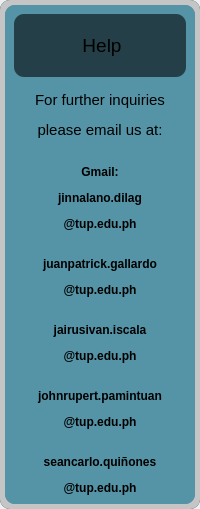
                  <widget class="QWidget" name="page_3">
                   <layout class="QVBoxLayout" name="verticalLayout_5">
                    <property name="spacing">
                     <number>0</number>
                    </property>
                    <property name="leftMargin">
                     <number>0</number>
                    </property>
                    <property name="topMargin">
                     <number>0</number>
                    </property>
                    <property name="rightMargin">
                     <number>0</number>
                    </property>
                    <property name="bottomMargin">
                     <number>0</number>
                    </property>
                    <item>
                     <widget class="QWidget" name="widget_9" native="true">
                      <property name="styleSheet">
                       <string notr="true">#widget_9{
	background-color: rgb(0, 52, 76);
	border-radius: 10px;
}</string>
                      </property>
                      <layout class="QVBoxLayout" name="verticalLayout_53">
                       <property name="spacing">
                        <number>0</number>
                       </property>
                       <property name="leftMargin">
                        <number>0</number>
                       </property>
                       <property name="topMargin">
                        <number>0</number>
                       </property>
                       <property name="rightMargin">
                        <number>0</number>
                       </property>
                       <property name="bottomMargin">
                        <number>0</number>
                       </property>
                       <item>
                        <widget class="QFrame" name="frame_41">
                         <property name="styleSheet">
                          <string notr="true">background-color: rgb(197, 197, 197);
border-radius:10px;</string>
                         </property>
                         <property name="frameShape">
                          <enum>QFrame::StyledPanel</enum>
                         </property>
                         <property name="frameShadow">
                          <enum>QFrame::Raised</enum>
                         </property>
                         <layout class="QVBoxLayout" name="verticalLayout_55">
                          <property name="spacing">
                           <number>0</number>
                          </property>
                          <property name="leftMargin">
                           <number>5</number>
                          </property>
                          <property name="topMargin">
                           <number>5</number>
                          </property>
                          <property name="rightMargin">
                           <number>5</number>
                          </property>
                          <property name="bottomMargin">
                           <number>5</number>
                          </property>
                          <item>
                           <widget class="QFrame" name="frame_42">
                            <property name="styleSheet">
                             <string notr="true">background-color: rgb(84, 148, 166);</string>
                            </property>
                            <property name="frameShape">
                             <enum>QFrame::StyledPanel</enum>
                            </property>
                            <property name="frameShadow">
                             <enum>QFrame::Raised</enum>
                            </property>
                            <layout class="QVBoxLayout" name="verticalLayout_56">
                             <property name="spacing">
                              <number>0</number>
                             </property>
                             <property name="leftMargin">
                              <number>0</number>
                             </property>
                             <property name="topMargin">
                              <number>0</number>
                             </property>
                             <property name="rightMargin">
                              <number>0</number>
                             </property>
                             <property name="bottomMargin">
                              <number>0</number>
                             </property>
                             <item>
                              <widget class="QFrame" name="frame_43">
                               <property name="frameShape">
                                <enum>QFrame::StyledPanel</enum>
                               </property>
                               <property name="frameShadow">
                                <enum>QFrame::Raised</enum>
                               </property>
                               <layout class="QVBoxLayout" name="verticalLayout_58">
                                <item alignment="Qt::AlignTop">
                                 <widget class="QFrame" name="frame_45">
                                  <property name="frameShape">
                                   <enum>QFrame::StyledPanel</enum>
                                  </property>
                                  <property name="frameShadow">
                                   <enum>QFrame::Raised</enum>
                                  </property>
                                  <layout class="QVBoxLayout" name="verticalLayout_59">
                                   <property name="spacing">
                                    <number>0</number>
                                   </property>
                                   <property name="leftMargin">
                                    <number>0</number>
                                   </property>
                                   <property name="topMargin">
                                    <number>0</number>
                                   </property>
                                   <property name="rightMargin">
                                    <number>0</number>
                                   </property>
                                   <property name="bottomMargin">
                                    <number>0</number>
                                   </property>
                                   <item>
                                    <widget class="QLabel" name="label_8">
                                     <property name="font">
                                      <font>
                                       <pointsize>13</pointsize>
                                      </font>
                                     </property>
                                     <property name="styleSheet">
                                      <string notr="true">background-color: rgb(36, 63, 71);
	padding-top: 20px;
	padding-bottom: 20px;</string>
                                     </property>
                                     <property name="text">
                                      <string>&lt;html&gt;&lt;head/&gt;&lt;body&gt;&lt;p align=&quot;center&quot;&gt;&lt;span style=&quot; font-size:14pt;&quot;&gt;Help&lt;/span&gt;&lt;/p&gt;&lt;/body&gt;&lt;/html&gt;</string>
                                     </property>
                                     <property name="textFormat">
                                      <enum>Qt::RichText</enum>
                                     </property>
                                    </widget>
                                   </item>
                                   <item>
                                    <widget class="QLabel" name="label_43">
                                     <property name="styleSheet">
                                      <string notr="true">color: rgb(0, 0, 0);</string>
                                     </property>
                                     <property name="text">
                                      <string>&lt;html&gt;&lt;head/&gt;&lt;body&gt;&lt;p align=&quot;center&quot;&gt;&lt;br/&gt;&lt;span style=&quot; font-size:11pt;&quot;&gt;For further inquiries&lt;/span&gt;&lt;/p&gt;&lt;p align=&quot;center&quot;&gt;&lt;span style=&quot; font-size:11pt;&quot;&gt;please email us at:&lt;/span&gt;&lt;/p&gt;&lt;p align=&quot;center&quot;&gt;&lt;br/&gt;&lt;span style=&quot; font-size:9pt; font-weight:600;&quot;&gt;Gmail:&lt;/span&gt;&lt;/p&gt;&lt;p align=&quot;center&quot;&gt;&lt;span style=&quot; font-size:9pt; font-weight:600;&quot;&gt;jinnalano.dilag&lt;/span&gt;&lt;/p&gt;&lt;p align=&quot;center&quot;&gt;&lt;span style=&quot; font-size:9pt; font-weight:600;&quot;&gt;@tup.edu.ph&lt;/span&gt;&lt;/p&gt;&lt;p align=&quot;center&quot;&gt;&lt;span style=&quot; font-size:9pt;&quot;&gt;&lt;br/&gt;&lt;/span&gt;&lt;span style=&quot; font-size:9pt; font-weight:600;&quot;&gt;juanpatrick.gallardo&lt;/span&gt;&lt;/p&gt;&lt;p align=&quot;center&quot;&gt;&lt;span style=&quot; font-size:9pt; font-weight:600;&quot;&gt;@tup.edu.ph&lt;/span&gt;&lt;/p&gt;&lt;p align=&quot;center&quot;&gt;&lt;span style=&quot; font-size:9pt;&quot;&gt;&lt;br/&gt;&lt;/span&gt;&lt;span style=&quot; font-size:9pt; font-weight:600;&quot;&gt;jairusivan.iscala&lt;/span&gt;&lt;/p&gt;&lt;p align=&quot;center&quot;&gt;&lt;span style=&quot; font-size:9pt; font-weight:600;&quot;&gt;@tup.edu.ph&lt;/span&gt;&lt;/p&gt;&lt;p align=&quot;center&quot;&gt;&lt;span style=&quot; font-size:9pt;&quot;&gt;&lt;br/&gt;&lt;/span&gt;&lt;span style=&quot; font-size:9pt; font-weight:600;&quot;&gt;johnrupert.pamintuan&lt;/span&gt;&lt;/p&gt;&lt;p align=&quot;center&quot;&gt;&lt;span style=&quot; font-size:9pt; font-weight:600;&quot;&gt;@tup.edu.ph&lt;/span&gt;&lt;/p&gt;&lt;p align=&quot;center&quot;&gt;&lt;span style=&quot; font-size:9pt;&quot;&gt;&lt;br/&gt;&lt;/span&gt;&lt;span style=&quot; font-size:9pt; font-weight:600;&quot;&gt;seancarlo.quiñones&lt;/span&gt;&lt;/p&gt;&lt;p align=&quot;center&quot;&gt;&lt;span style=&quot; font-size:9pt; font-weight:600;&quot;&gt;@tup.edu.ph&lt;/span&gt;&lt;/p&gt;&lt;/body&gt;&lt;/html&gt;</string>
                                     </property>
                                     <property name="textFormat">
                                      <enum>Qt::RichText</enum>
                                     </property>
                                    </widget>
                                   </item>
                                  </layout>
                                 </widget>
                                </item>
                               </layout>
                              </widget>
                             </item>
                            </layout>
                           </widget>
                          </item>
                         </layout>
                        </widget>
                       </item>
                      </layout>
                     </widget>
                    </item>
                   </layout>
                  </widget>
